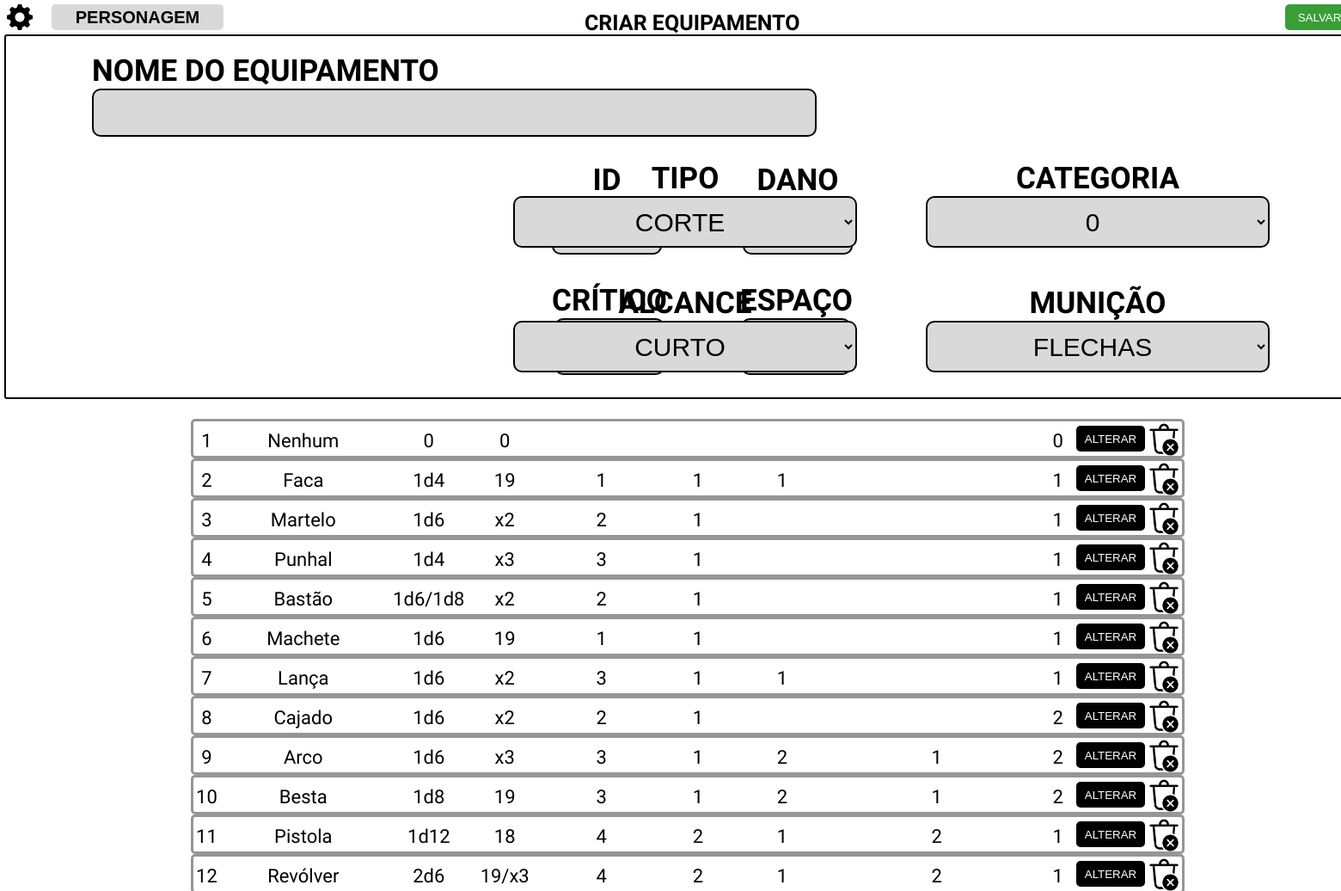
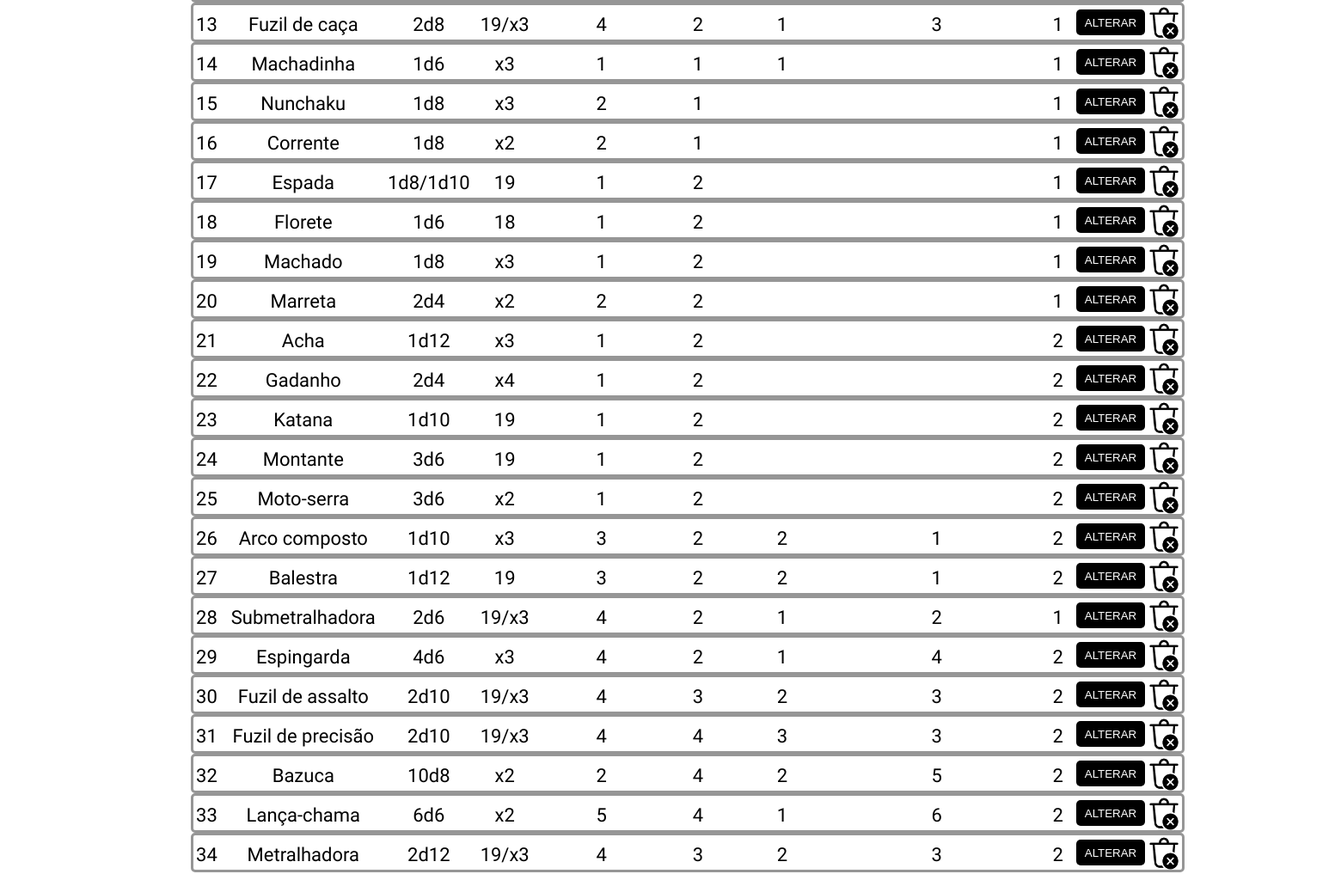
Page /criarequipamento.php on the committed database (2 pictures, top to bottom).
### tables this page shows
create table equipamentos(
	id_equipamentos int not null auto_increment primary key,
    nome_equipamento varchar (200),
    dano varchar (200) NOT NULL DEFAULT 0,
    critico varchar (200) NOT NULL DEFAULT 0,
    espaco int NOT NULL DEFAULT 0,
    fk_tipo int null,
	fk_categoria int null,
	fk_alcance int null,
	fk_municao int null,
    CONSTRAINT fk_equipamentos_tipo FOREIGN KEY (fk_tipo) REFERENCES tipo_equip (id_tipo_equip),
	CONSTRAINT fk_equipamentos_categoria FOREIGN KEY (fk_categoria) REFERENCES categorias (id_categorias),
    CONSTRAINT fk_equipamentos_alcance FOREIGN KEY (fk_alcance) REFERENCES alcance (id_alcance),
	CONSTRAINT fk_equipamentos_municao FOREIGN KEY (fk_municao) REFERENCES municao (id_municao)
);

### listarequip.php (called while the page is built, shortened)
<?php
    include("conexao.php");
    $comando = $pdo->prepare("SELECT id_equipamentos, nome_equipamento, dano, critico, fk_tipo, fk_categoria, fk_alcance, fk_municao, espaco  FROM equipamentos;");
    $comando->execute();
    if($comando->rowCount() >= 1)
    {
        $lista_equipamentos = $comando->fetchAll();
    }else{
        echo("Não há equipamentos criados.");
    }
?>

### criarequipamento.php (the view, shortened to what this page needs)
<!DOCTYPE html>
<html lang="en">
<head>
    <link rel="stylesheet" href="css/estilocriarequip.css">
</head>
<body>
            <a href="configadm.php"><img src="img/configuracoes.png" id="config"></a>
            <a href="fichaadm.php" id="criar">
                    <button type="submit" class="criarqual"> PERSONAGEM </button>
            </a>
        <form action="salvarequip.php" method="post">
            <label class="principal">CRIAR EQUIPAMENTO</label>
            <button type="submit" class="salvar"> SALVAR </button>
        <div class="tudo">
            <div class="opcaonome">
                <label class="info">NOME DO EQUIPAMENTO</label>
                    <input type="text" class="nome" name="nome">
            </div>
                <div class="opcoes">
                    <div class="um">
                        <label class="info num">ID</label>
                    </div>
                    <div class="um">
                        <label class="info num">DANO</label>
                    </div>
                    <div class="um">
                        <label class="info num">CRÍTICO</label>
                    </div>
                    <div class="um">
                        <label class="info num">ESPAÇO</label>
                    </div>
                </div>
                <div class="opcoes2">
                    <div class="um">
                        <label class="info">TIPO</label>
                        <select class="selecao" name="tipo">
                            <option value="1">CORTE</option>
                        </select>
                    </div>
                    <div class="um">
                        <label class="info">CATEGORIA</label>
                        <select class="selecao" name="categoria">
                            <option value="1">0</option>
                        </select>
                    </div>
                    <div class="um">
                        <label class="info">ALCANCE</label>
                        <select class="selecao" name="alcance">
                            <option value="1">CURTO</option>
                        </select>
                    </div>
                    <div class="um">
                        <label class="info">MUNIÇÃO</label>
                        <select class="selecao" name="municao">
                            <option value="1">FLECHAS</option>
                        </select>
                    </div>
                </div>
            </div>
        </form>
        <table class="lista">
        <tbody>
        <div>
                <?php
                include("listarequip.php");
                if (!empty($lista_equipamentos)) {
                    foreach ($lista_equipamentos as $linha) { ?>
                        <tr class="equipamento">
                            <td class="id"> <?php echo $linha['id_equipamentos']; ?></td>
                            <td class="nome_equip"> <?php echo $linha['nome_equipamento']; ?></td>
                            <td class="dano"> <?php echo $linha['dano']; ?></td>
                            <td class="critico"> <?php echo $linha['critico']; ?></td>
                            <td class="tipo"> <?php echo $linha['fk_tipo']; ?></td>
                            <td class="categoria"> <?php echo $linha['fk_categoria']; ?></td>
                            <td class="alcance"> <?php echo $linha['fk_alcance']; ?></td>
                            <td class="municao"> <?php echo $linha['fk_municao']; ?></td>
                            <td class="espaco"> <?php echo $linha['espaco']; ?></td>
                            <td class="btalt">
                                <a href="alterarequip.php?id=<?php echo($linha['id_equipamentos']);?>">
                                    <input type="button" class="alterar" value="ALTERAR">
                                </a>
                            </td>
                            <td class="delete">
                                <a href="excluirequip.php?id=<?php echo($linha['id_equipamentos']);?>">
                                    <img src="img/excluir.png" width="40px" height="40px">
                                </a>
                            </td>
                        </tr>
                <?php }
                }
                ?>
            </div>
        </tbody>
        </table>
</body>
</html>

### css/estilocriarequip.css (style rules this page uses)
body { width: 100vh; height: 100%; position: relative; margin: 0px; padding: 5px; display: flex; flex-direction: column; font-family: 'Manjari'; font-size: 22px; }
#config { position: absolute; top: 2px; }
#criar { position: absolute; top: 5px; left: 60px; }
.criarqual { width: 200px; height: 30px; color: black; border: none; border-radius: 5px; font-size: 20px; background: #D9D9D9; display: flex; flex-direction: row; align-items: center; justify-content: center; font-weight: bold; }
a { text-decoration: none; }
.principal { width: 300px; font-size: 25px; font-weight: bold; position: absolute; left: 680px; top: 12px; }
.alterar { width: 80px; height: 30px; background-color: rgb(0, 0, 0); border: none; border-radius: 5px; color: white; }
.salvar { width: 80px; height: 30px; background-color: #399E37; border: none; border-radius: 5px; color: white; position: absolute; top: 5px; left: 1495px; }
.tudo { position: absolute; top: 25px; margin-top: 15px; border:solid; border-color: black; border-width: 2px; border-radius: 3px; width: 1530px; height: 380px; padding: 20px; }
.opcaonome { display: flex; flex-direction: column; margin-left: 80px; }
.nome { width: 835px; height: 50px; background-color: #D9D9D9; border-radius: 10px; font-size: 30px; border: solid 2px; }
.selecao { width: 400px; height: 60px; background-color: #D9D9D9; border-radius: 10px; font-size: 30px; margin-left: 10px; margin-right: 10px; text-align: center; border: solid 2px; }
.opcoes { display: flex; flex-direction: row; align-self: center; justify-self: center; width: 400px; height: 280px; justify-content: space-between; padding: 30px; flex-wrap: wrap; }
.opcoes2 { display: flex; flex-direction: row; align-self: center; justify-self: center; width: 900px; height:290px; justify-content: space-between; padding: 30px; flex-wrap: wrap; position: absolute; top: 115px; left: 550px; }
.info { font-size: 35px; font-family: 'Manjari'; font-weight: bolder; }
.um { display: flex; flex-direction: column; align-items: center; text-align: center; text-justify: center; }
.num { margin-left: 50px; }
.equipamento { width: 1150px; height: 40px; position: relative; background-color: transparent; border: solid 3px; border-radius: 5px; border-color: rgb(150, 150, 150); position: relative; display: flex; flex-direction: row; text-align: center; align-items: center; }
.id { width: 30px; height: 37px; margin-top: 5px; display: flex; flex-direction: row; align-items: center; justify-content: center; }
.nome_equip { width: 200px; height: 37px; margin-top: 5px; display: flex; flex-direction: row; align-items: center; justify-content: center; }
.dano { width: 100px; height: 37px; margin-top: 5px; display: flex; flex-direction: row; align-items: center; justify-content: center; }
.critico { width: 80px; height: 37px; margin-top: 5px; display: flex; flex-direction: row; align-items: center; justify-content: center; }
.tipo { width: 150px; height: 37px; margin-top: 5px; display: flex; flex-direction: row; align-items: center; justify-content: center; }
.categoria { width: 80px; height: 37px; margin-top: 5px; display: flex; flex-direction: row; align-items: center; justify-content: center; }
.alcance { width: 120px; height: 37px; margin-top: 5px; display: flex; flex-direction: row; align-items: center; justify-content: center; }
.municao { width: 250px; height: 37px; margin-top: 5px; display: flex; flex-direction: row; align-items: center; justify-content: center; }
.espaco { width: 40px; height: 37px; margin-top: 5px; display: flex; flex-direction: row; align-items: center; justify-content: center; }
.delete { width: 40px; height: 37px; margin-top: 5px; display: flex; flex-direction: row; align-items: center; justify-content: center; }
.lista { position: absolute; left: 220px; top: 485px; }
.btalt { border: none; }

### rows in the picture
equipamentos: id_equipamentos "1", nome_equipamento "Nenhum", dano "0", critico "0", espaco "0"
equipamentos: id_equipamentos "2", nome_equipamento "Faca", dano "1d4", critico "19", fk_tipo "1", fk_categoria "1", fk_alcance "1", espaco "1"
equipamentos: id_equipamentos "3", nome_equipamento "Martelo", dano "1d6", critico "x2", fk_tipo "2", fk_categoria "1", espaco "1"
equipamentos: id_equipamentos "4", nome_equipamento "Punhal", dano "1d4", critico "x3", fk_tipo "3", fk_categoria "1", espaco "1"
equipamentos: id_equipamentos "5", nome_equipamento "Bastão", dano "1d6/1d8", critico "x2", fk_tipo "2", fk_categoria "1", espaco "1"
equipamentos: id_equipamentos "6", nome_equipamento "Machete", dano "1d6", critico "19", fk_tipo "1", fk_categoria "1", espaco "1"
equipamentos: id_equipamentos "7", nome_equipamento "Lança", dano "1d6", critico "x2", fk_tipo "3", fk_categoria "1", fk_alcance "1", espaco "1"
equipamentos: id_equipamentos "8", nome_equipamento "Cajado", dano "1d6", critico "x2", fk_tipo "2", fk_categoria "1", espaco "2"
equipamentos: id_equipamentos "9", nome_equipamento "Arco", dano "1d6", critico "x3", fk_tipo "3", fk_categoria "1", fk_alcance "2", fk_municao "1", espaco "2"
equipamentos: id_equipamentos "10", nome_equipamento "Besta", dano "1d8", critico "19", fk_tipo "3", fk_categoria "1", fk_alcance "2", fk_municao "1", espaco "2"
equipamentos: id_equipamentos "11", nome_equipamento "Pistola", dano "1d12", critico "18", fk_tipo "4", fk_categoria "2", fk_alcance "1", fk_municao "2", espaco "1"
equipamentos: id_equipamentos "12", nome_equipamento "Revólver", dano "2d6", critico "19/x3", fk_tipo "4", fk_categoria "2", fk_alcance "1", fk_municao "2", espaco "1"
equipamentos: id_equipamentos "13", nome_equipamento "Fuzil de caça", dano "2d8", critico "19/x3", fk_tipo "4", fk_categoria "2", fk_alcance "1", fk_municao "3", espaco "1"
equipamentos: id_equipamentos "14", nome_equipamento "Machadinha", dano "1d6", critico "x3", fk_tipo "1", fk_categoria "1", fk_alcance "1", espaco "1"
equipamentos: id_equipamentos "15", nome_equipamento "Nunchaku", dano "1d8", critico "x3", fk_tipo "2", fk_categoria "1", espaco "1"
equipamentos: id_equipamentos "16", nome_equipamento "Corrente", dano "1d8", critico "x2", fk_tipo "2", fk_categoria "1", espaco "1"
equipamentos: id_equipamentos "17", nome_equipamento "Espada", dano "1d8/1d10", critico "19", fk_tipo "1", fk_categoria "2", espaco "1"
equipamentos: id_equipamentos "18", nome_equipamento "Florete", dano "1d6", critico "18", fk_tipo "1", fk_categoria "2", espaco "1"
equipamentos: id_equipamentos "19", nome_equipamento "Machado", dano "1d8", critico "x3", fk_tipo "1", fk_categoria "2", espaco "1"
equipamentos: id_equipamentos "20", nome_equipamento "Marreta", dano "2d4", critico "x2", fk_tipo "2", fk_categoria "2", espaco "1"
equipamentos: id_equipamentos "21", nome_equipamento "Acha", dano "1d12", critico "x3", fk_tipo "1", fk_categoria "2", espaco "2"
equipamentos: id_equipamentos "22", nome_equipamento "Gadanho", dano "2d4", critico "x4", fk_tipo "1", fk_categoria "2", espaco "2"
equipamentos: id_equipamentos "23", nome_equipamento "Katana", dano "1d10", critico "19", fk_tipo "1", fk_categoria "2", espaco "2"
equipamentos: id_equipamentos "24", nome_equipamento "Montante", dano "3d6", critico "19", fk_tipo "1", fk_categoria "2", espaco "2"
equipamentos: id_equipamentos "25", nome_equipamento "Moto-serra", dano "3d6", critico "x2", fk_tipo "1", fk_categoria "2", espaco "2"
equipamentos: id_equipamentos "26", nome_equipamento "Arco composto", dano "1d10", critico "x3", fk_tipo "3", fk_categoria "2", fk_alcance "2", fk_municao "1", espaco "2"
equipamentos: id_equipamentos "27", nome_equipamento "Balestra", dano "1d12", critico "19", fk_tipo "3", fk_categoria "2", fk_alcance "2", fk_municao "1", espaco "2"
equipamentos: id_equipamentos "28", nome_equipamento "Submetralhadora", dano "2d6", critico "19/x3", fk_tipo "4", fk_categoria "2", fk_alcance "1", fk_municao "2", espaco "1"
equipamentos: id_equipamentos "29", nome_equipamento "Espingarda", dano "4d6", critico "x3", fk_tipo "4", fk_categoria "2", fk_alcance "1", fk_municao "4", espaco "2"
equipamentos: id_equipamentos "30", nome_equipamento "Fuzil de assalto", dano "2d10", critico "19/x3", fk_tipo "4", fk_categoria "3", fk_alcance "2", fk_municao "3", espaco "2"
equipamentos: id_equipamentos "31", nome_equipamento "Fuzil de precisão", dano "2d10", critico "19/x3", fk_tipo "4", fk_categoria "4", fk_alcance "3", fk_municao "3", espaco "2"
equipamentos: id_equipamentos "32", nome_equipamento "Bazuca", dano "10d8", critico "x2", fk_tipo "2", fk_categoria "4", fk_alcance "2", fk_municao "5", espaco "2"
equipamentos: id_equipamentos "33", nome_equipamento "Lança-chama", dano "6d6", critico "x2", fk_tipo "5", fk_categoria "4", fk_alcance "1", fk_municao "6", espaco "2"
equipamentos: id_equipamentos "34", nome_equipamento "Metralhadora", dano "2d12", critico "19/x3", fk_tipo "4", fk_categoria "3", fk_alcance "2", fk_municao "3", espaco "2"
